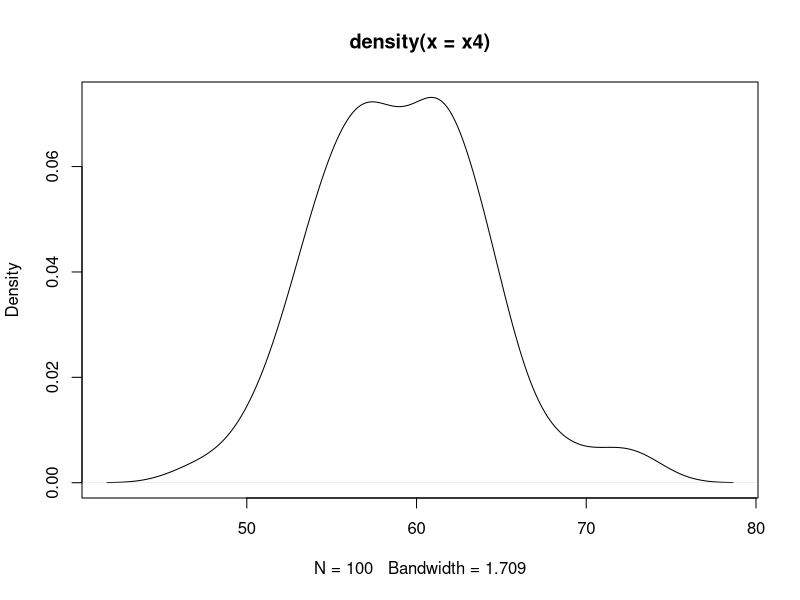
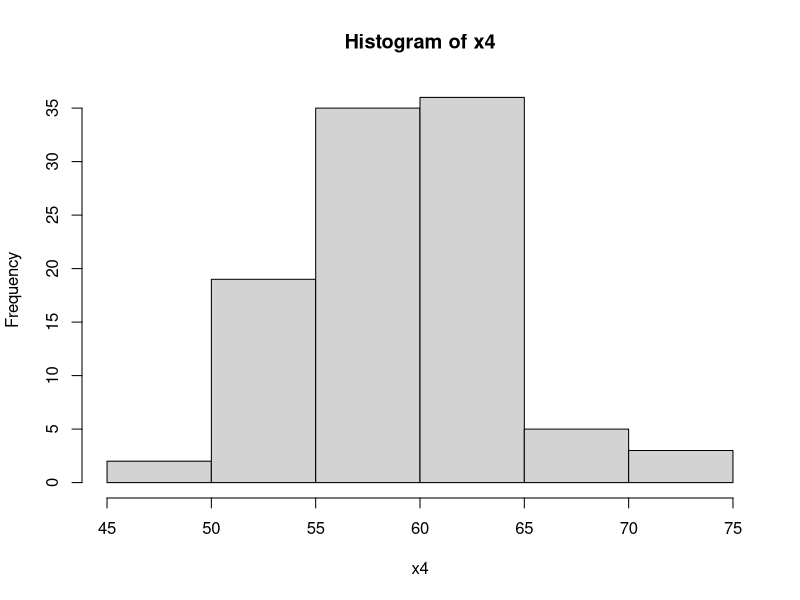
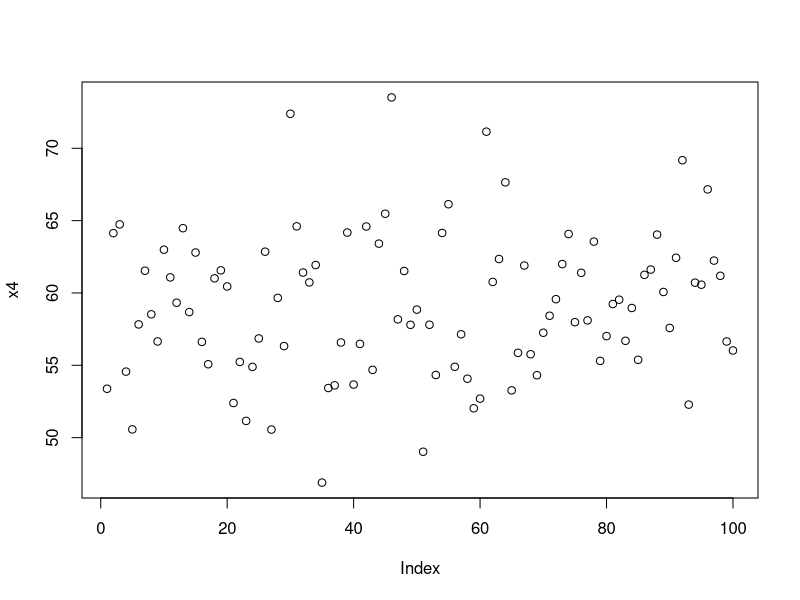
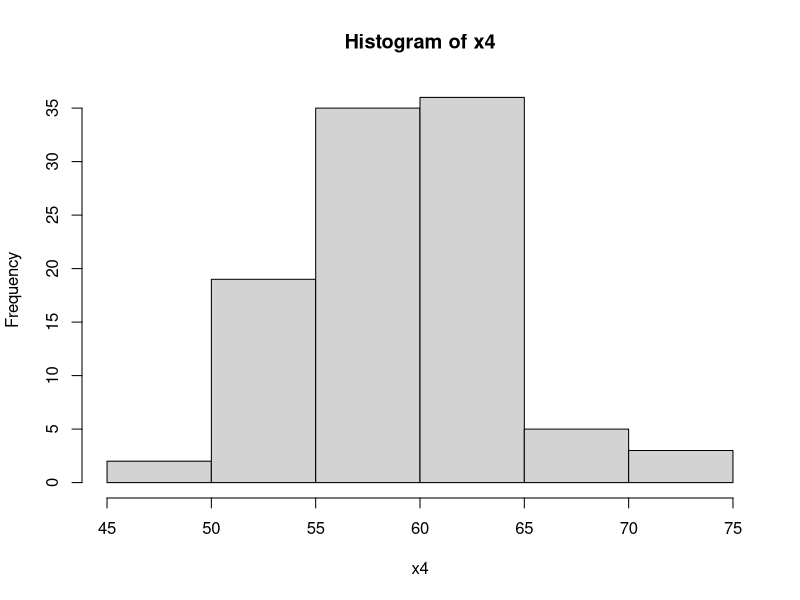
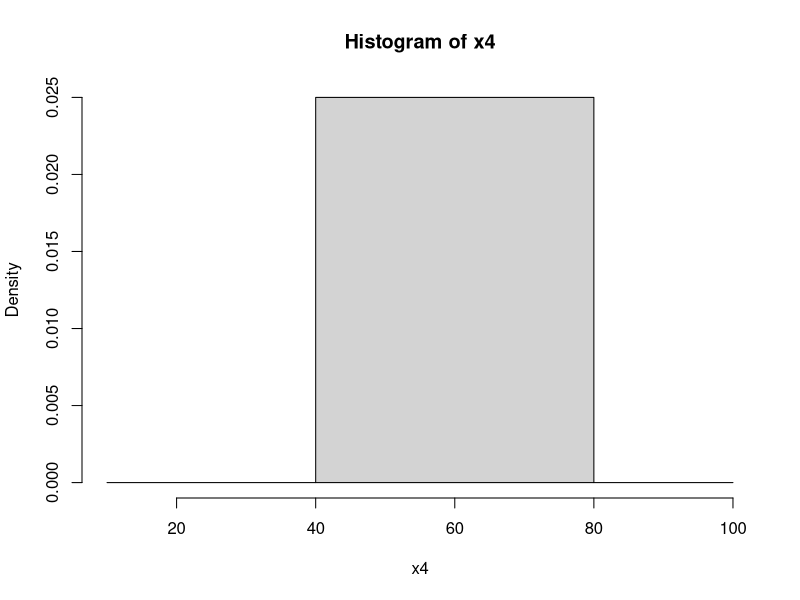
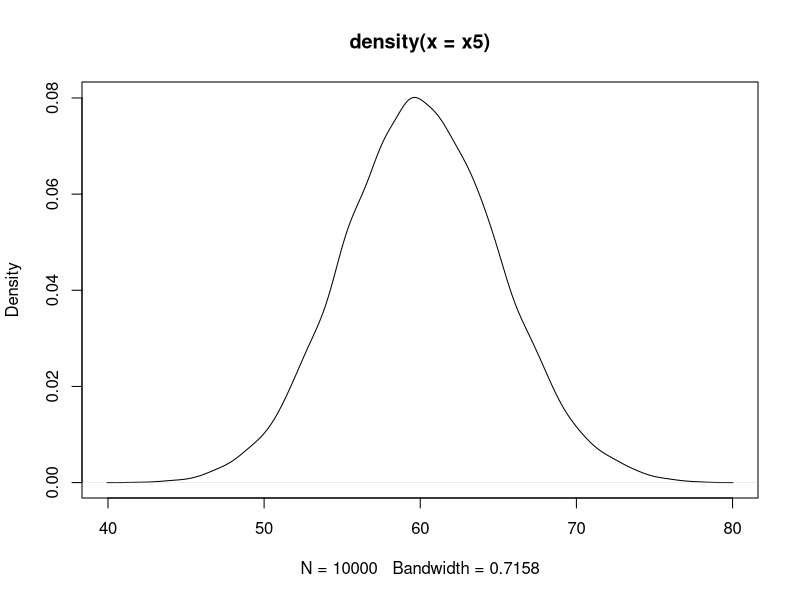
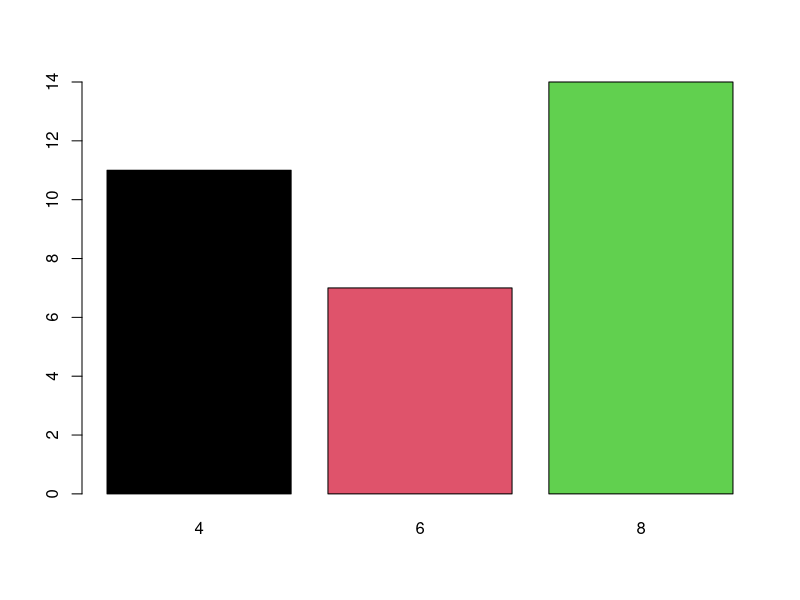
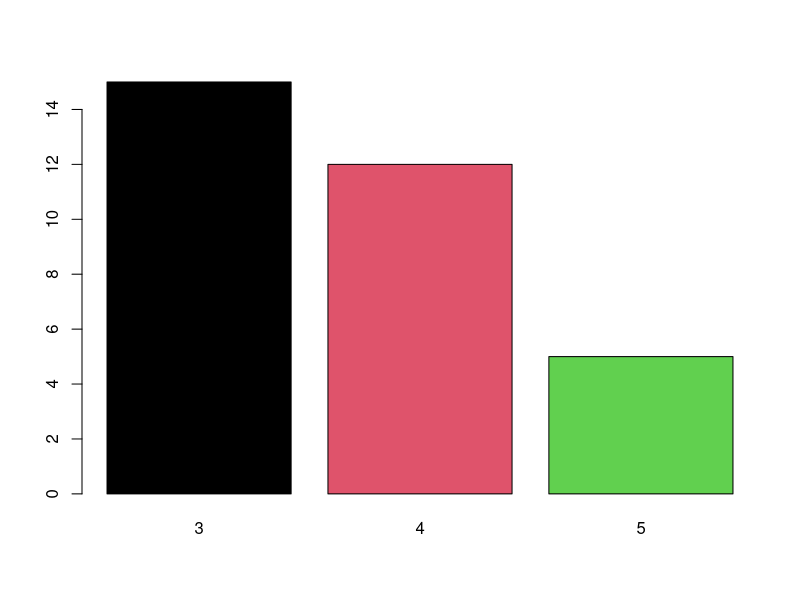

The R source for these figures, in order: (Note: this script raises an error after producing the figures.)
#vectors----

x = 1 #ctrl + enter

x

print(x)


x1 = 1:10 
x1

x2 <- 5
x2

x3 = c(1,5,100,7,9)
x3
class(x3)
class(x1)

x4 = rnorm(100,mean = 60,sd = 5) 
(x4 = rnorm(100,mean = 60,sd = 5) ) #creating and printing
plot(density(x4))
hist(x4)
plot(x4)

print(x4[seq(1,100,2)])

hist(x4,breaks=7)

hist(x4,breaks=c(10,40,80,100))

x5 = rnorm(10000,mean=60,sd=5)
plot(density(x5))


#matrices

(data=round(rnorm(24,mean = 40,sd = 3)))
(trunc(34.6))
(floor(c(15.4,15.7,-15.4)))
(ceiling(c(15.4,15.7,-15.4)))
(round(c(15.4,15.7,-15.4)))

data
(m1 = matrix(data,nrow=4))
(m2 = matrix(data,nrow=4,byrow = T))

colSums(m1)
rowSums(m1)
colMeans(m1)
rowMeans(m2)
m1[,c(1,4)]
m1[c(3,2),c(1,4)]



#DF

mtcars
str(mtcars)
summary(mtcars)
df = mtcars
names(df)
?mtcars
df$cyl = factor(df$cyl)
str(df)
df[,c('cyl','vs','am','gear','carb')]
df[,c('cyl','vs','am','gear','carb')] = lapply(df[,c('cyl','vs','am','gear','carb')],factor)
str(df)
summary(df)
table(df$cyl)
barplot(table(df$cyl),col = 1:3)
barplot(table(df$gear),col = 1:3)
pie(table(df$gear),col = 1:3)
table(df$gear,df$am, dnn=c('gear','am'))

table(df$gear,df$am,df$cyl, dnn=c('gear','am','cyl'))


?aggregate()

aggregate(cbind(mpg,wt) ~ cyl,data=df,mean)
aggregate(cbind(mpg,wt) ~  cyl+gear,data=df,mean)
 # mean mpg & wt for each gear and cyl type



# factors

#without order

(gender = sample (c('M',"F"), size=100,replace = T))

table(gender)

#repeat pattern

set.seed(1234)

(gender = sample (c('M',"F"), size=100,replace = T))

table(gender)

#set some percent


set.seed(1234)

(gender = sample (c('M',"F"), size=100,replace = T,prob = c(.7,.3)))

table(gender)

#1 lakh value

set.seed(1234)

(gender = sample (c('M',"F"), size=100000,replace = T,prob = c(.7,.3)))

table(gender)
prop.table(table(gender))
barplot(table(gender))
pie(table(gender))

#grades of student A,B,C,D

set.seed(1234)

(grades = sample (c('A','B','C','D'), size=100000,replace = T,prob = c(.4,.3,.2,.1)))

table(grades)
prop.table(table(grades))
barplot(table(grades))
pie(table(grades))

#not alphabetically

set.seed(1234)

(grades = sample (c('E','G','S','D'), size=100000,replace = T,prob = c(.4,.3,.2,.1)))

table(grades)
prop.table(table(grades))
barplot(table(grades))
pie(table(grades))

grades2 = factor(grades, ordered = T,levels = c('E','G','S','P'))
barplot(table(grades2))


#dplyr----

library(dplyr)

df
#find mean mpg & wt wrt to each gear & cyl type

df %>% group_by(cyl,gear) %>% summarise(meanwt =mean(wt,na.rm=T),meanMPG = mean(mpg, na.rm=T),maxhp = max(hp),min(wt),max(wt),n())

df %>% filter(mpg>25)

(df %>% filter(mpg>25) & gear %in% c(4))
